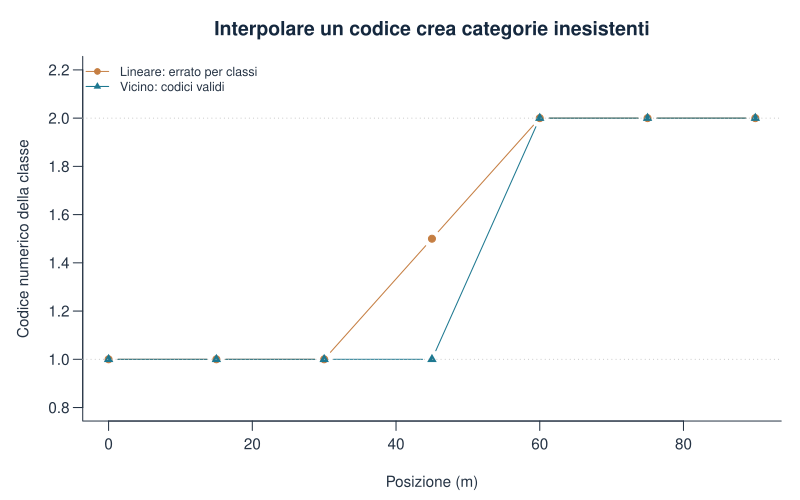

Write the R code that produced this figure.
stile_grafico()
plot(q,lineare,type="b",pch=19,col=palette_geo[2],ylim=c(.8,2.2),
  xlab="Posizione (m)",ylab="Codice numerico della classe",main="Interpolare un codice crea categorie inesistenti")
lines(q,vicino,type="b",pch=17,col=palette_geo[1]);abline(h=c(1,2),col="grey75",lty=3)
legend("topleft",c("Lineare: errato per classi","Vicino: codici validi"),
  col=palette_geo[c(2,1)],pch=c(19,17),lty=1,bty="n",cex=.8)
write.csv(risultato,percorso_risultati("esempio_1D.csv"),row.names=FALSE)
write.csv(prova,percorso_risultati("resample_terra.csv"),row.names=FALSE)
